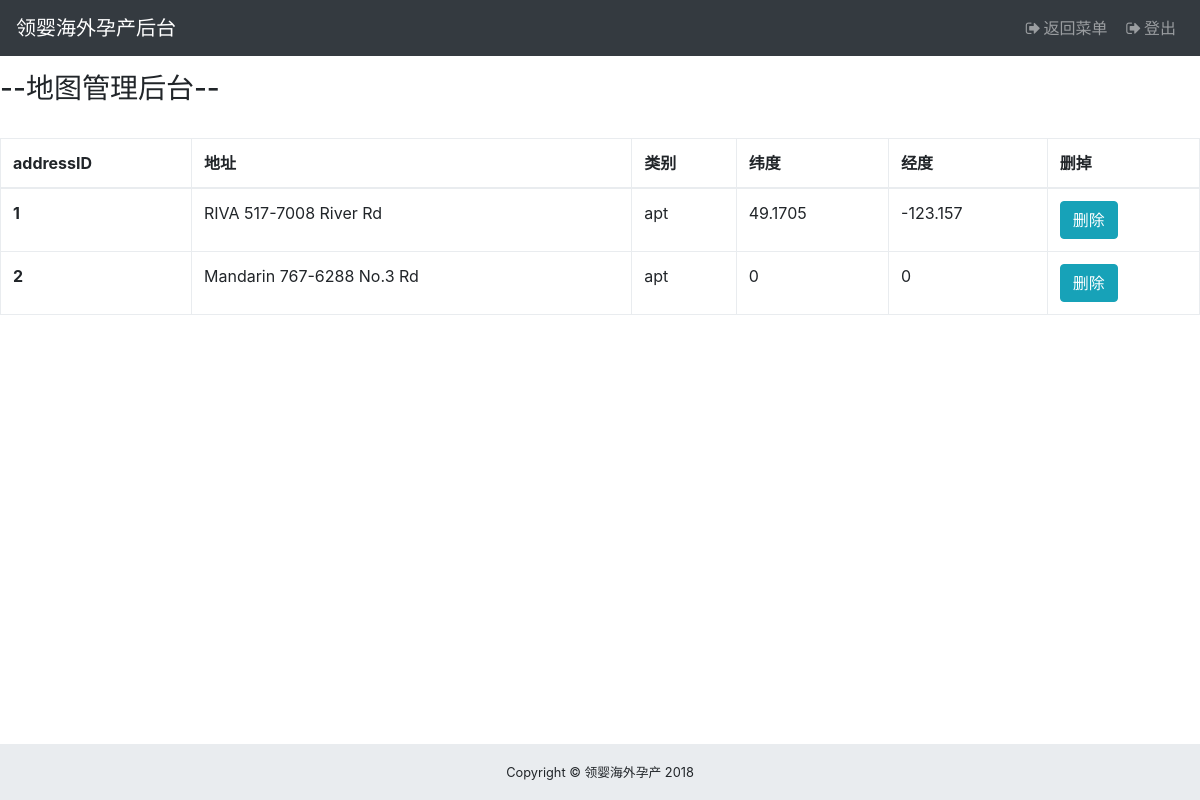
The app's page /admin/map/edit.php (signed in), older data.
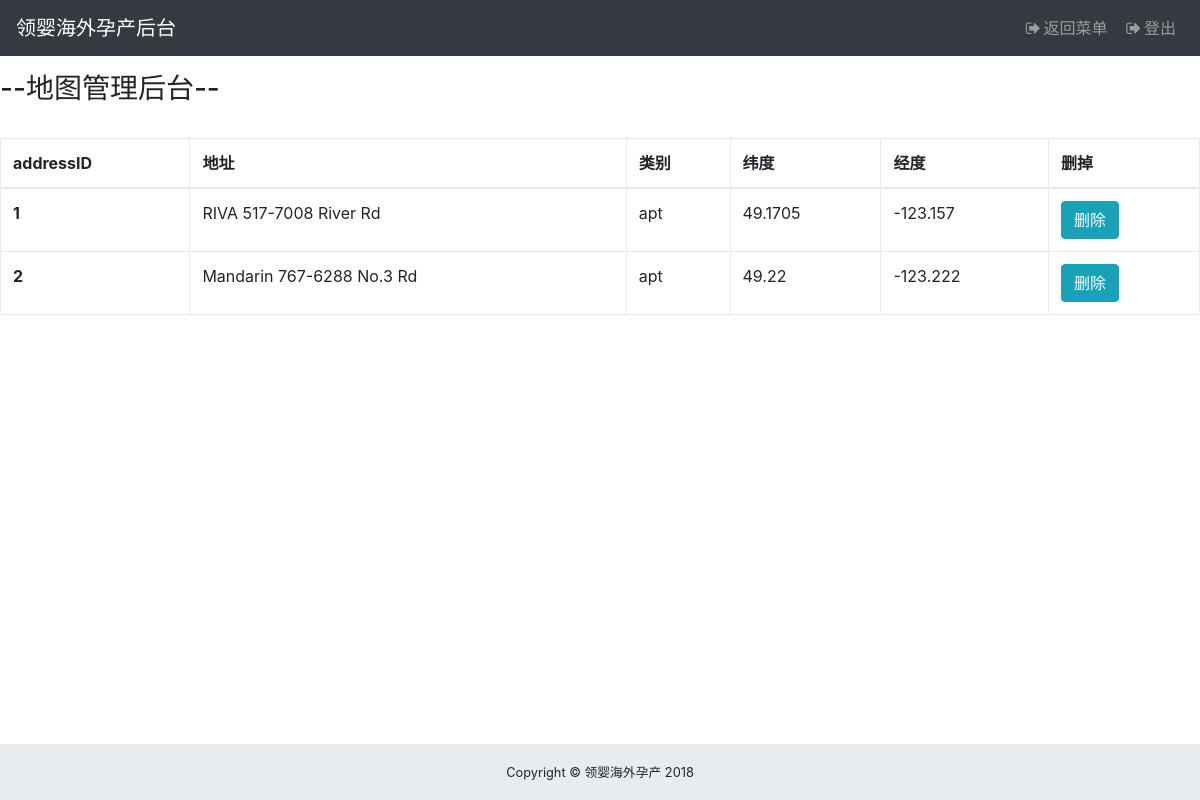
The same page, newer data.
### tables this page shows
CREATE TABLE `address` (
  `aid` int(10) NOT NULL,
  `address` varchar(100) NOT NULL,
  `type` varchar(10) NOT NULL,
  `lat` float NOT NULL,
  `lng` float NOT NULL,
  `update_at` date NOT NULL
);

### admin/model/map_edit.php (the view, shortened to what this page needs)
<?php if(!defined('In_System')) exit("Access Denied");
class User_Permission{
    public function generatePermission(){
        GLOBAL $mysqli;
        $map_query = "SELECT * FROM address";
        $results = mysqli_fetch_all($mysqli->query($map_query), MYSQLI_ASSOC);
		if(sizeof($results) > 0){
            echo sprintf("
            <div class=\"table-responsive\">
                <table class=\"table table-bordered\">
                <thead>
                    <tr>
                        <th>addressID</th>
                        <th>地址</th>
                        <th>类别</th>
                        <th>纬度</th>
                        <th>经度</th>
                        <th>删掉</th>
                    </tr>
                </thead>
                <tbody>
            ");
            foreach( $results as $result){
                echo sprintf("
                            <form action=\"./edit.php\" method=\"post\">
                            <tr>
                            <th scope=row><input type=\"hidden\" name= \"aid\" value= %d>%d</th>
                                <td>%s</td>
                                <td>%s</td>
                                <td>%s</td>
                                <td>%s</td>
                                <td><button tyle=\"submit\" class=\"btn btn-info\" name=\"map_delete\">删除</button></td>
                            </tr>
                            </form>
                ", $result['aid'],$result['aid'], $result['address'],  $result['type'], $result['lat'], $result['lng']);
            }
            echo sprintf("
                    </tbody>
                    </table>
                </div>");
			return 1;
		}else{
			return 0;
		}
    }
}
?>

Row changes from the older to the newer data that the page shows:
changed address "Mandarin 767-6288 No.3 Rd": lat "0" → "49.22"; lng "0" → "-123.222"
